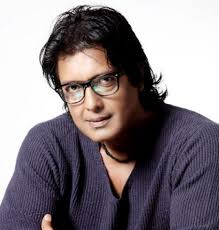
#> input picture Day2/rajeshdai.jpg, 219 x 230 px
$ python cvbasics.py
#> lines starting #> are read from the running program, lines starting #| are printed output that depends on the picture
# Python program to explain cv2.imshow() method

# importing cv2
import cv2

# path
path = r'rajeshdai.jpg'

# Reading an image in default mode
imageColor = cv2.imread(path)
#> imageColor is the input picture: shape (230, 219, 3); mean B, G, R 129.5, 123.4, 131.6

# Window name in which image is displayed
window_name = 'rajeshsir'

# Using cv2.imshow() method
# Displaying the image
cv2.imshow(window_name, imageColor)

# waits for user to press any key
# (this is necessary to avoid Python kernel form crashing)
cv2.waitKey(0)
print("Rajesh Dai in color")
print(imageColor)
#> (printed output is left out)
cv2.waitKey()


imageBW = cv2.imread(path,0) #grayscale read
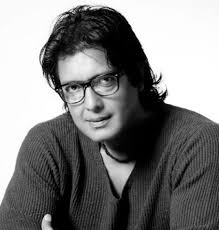
#> imageBW: shape (230, 219); min 0, max 255, mean 126.6
# print(image)
cv2.imshow("b&w",imageBW)
cv2.waitKey()
print("Rajesh Dai in BW")
print(imageBW)
#> (printed output is left out)
cv2.waitKey()


image2 = cv2.imread(r'ORL(old)\p1\8.jpg',0)
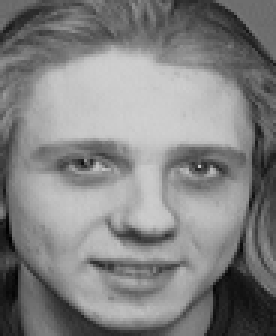
#> input picture Day2/ORL(old)/p12/8.jpg, 92 x 112 px, found by its file name (shown 3 times larger)
#> image2 is the input picture: shape (112, 92); min 1, max 208, mean 130.1
cv2.imshow("1st ORl image",image2)
cv2.waitKey()
print("1st orl image")
print(type(image2))
#| <class 'numpy.ndarray'>
print(image2)
#> (printed output is left out)

print("new line \n")
cv2.waitKey()

imageB = cv2.imread(r'ORL(new)\s1\1.pgm',0)
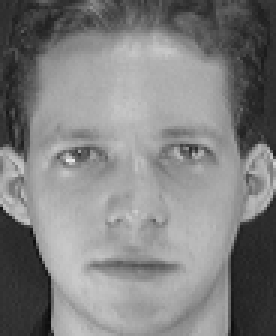
#> input picture Day2/ORL(new)/s1/1.pgm, 92 x 112 px, found by its file name (shown 3 times larger)
#> imageB is the input picture: shape (112, 92); min 11, max 234, mean 128.3
image3=cv2.resize(imageB,(50,50))
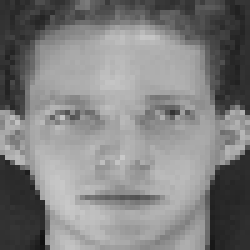
#> image3: shape (50, 50) (shown 5 times larger); min 16, max 200, mean 128.2
cv2.imshow("2nd ORL image",image3)
cv2.waitKey()
print("2nd orl image")
print(type(image3))
#| <class 'numpy.ndarray'>
print(image3)
#> (printed output is left out)

print("shape of images")
print(image2.shape)
#| (112, 92)
print(image3.shape)
#| (50, 50)

# closing all open windows
cv2.destroyAllWindows()
